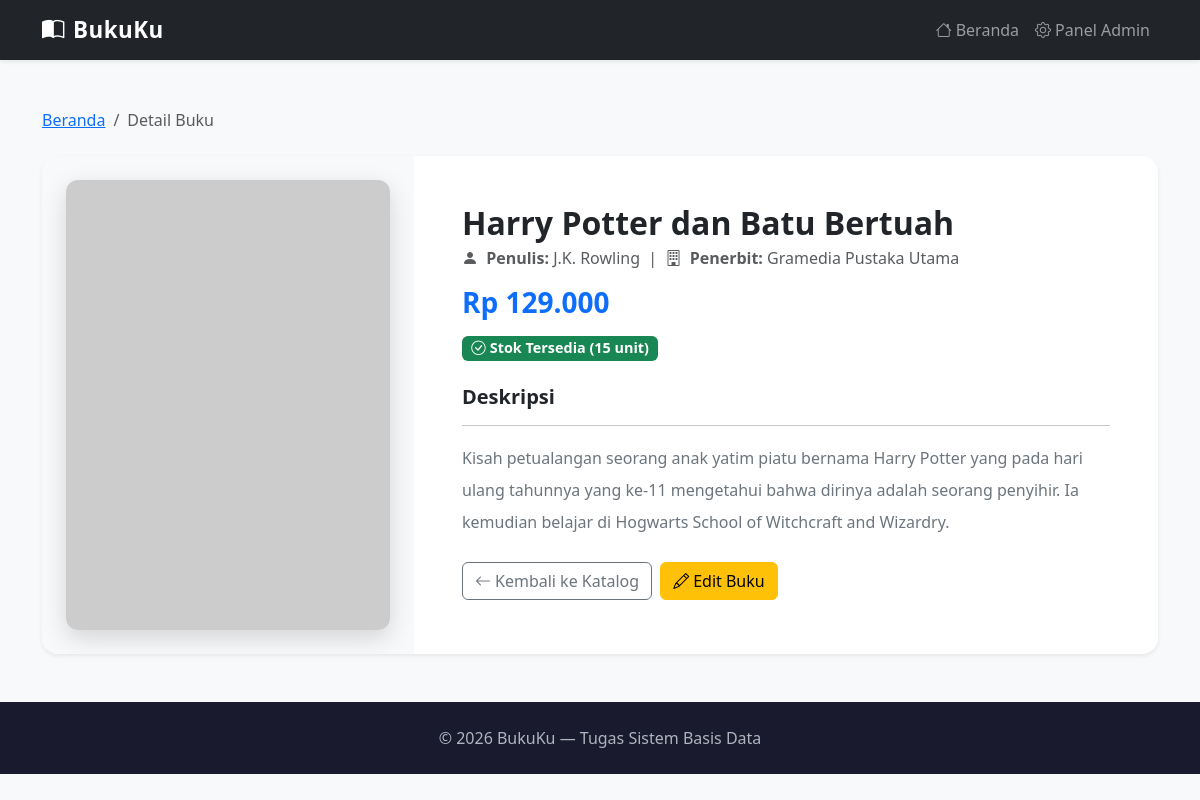
The page /detail.php?id=5 on the database its author committed.
### tables this page shows
CREATE TABLE IF NOT EXISTS buku (
    id       INT(11)        NOT NULL AUTO_INCREMENT,
    judul    VARCHAR(150)   NOT NULL,
    penulis  VARCHAR(100)   NOT NULL,
    penerbit VARCHAR(100)   NOT NULL,
    harga    DECIMAL(12,0)  NOT NULL DEFAULT 0,
    stok     INT(11)        NOT NULL DEFAULT 0,
    deskripsi TEXT,
    cover    VARCHAR(255)   DEFAULT NULL,
    PRIMARY KEY (id)
);

### detail.php (the view, shortened to what this page needs)
<?php
require_once 'config/koneksi.php';
$id = isset($_GET['id']) ? (int) $_GET['id'] : 0;
$stmt = $koneksi->prepare("SELECT * FROM buku WHERE id = ? LIMIT 1");
$stmt->bind_param("i", $id);
$stmt->execute();
$result = $stmt->get_result();
$buku = $result->fetch_assoc();
?>
<!DOCTYPE html>
<html lang="id">
<head>
    <link href="https://cdn.jsdelivr.net/npm/bootstrap@5.3.3/dist/css/bootstrap.min.css" rel="stylesheet">
    <link href="https://cdn.jsdelivr.net/npm/bootstrap-icons@1.11.3/font/bootstrap-icons.min.css" rel="stylesheet">
    <link href="assets/css/style.css" rel="stylesheet">
</head>
<body>
    <nav class="navbar navbar-expand-lg navbar-dark bg-dark sticky-top shadow-sm">
        <div class="container">
            <a class="navbar-brand" href="index.php">
                <i class="bi bi-book-half me-2"></i>BukuKu
            </a>
            <div class="collapse navbar-collapse">
                <ul class="navbar-nav ms-auto">
                    <li class="nav-item">
                        <a class="nav-link" href="index.php"><i class="bi bi-house me-1"></i>Beranda</a>
                    </li>
                    <li class="nav-item">
                        <a class="nav-link" href="admin/index.php"><i class="bi bi-gear me-1"></i>Panel Admin</a>
                    </li>
                </ul>
            </div>
        </div>
    </nav>
    <main class="container my-5">
        <nav aria-label="breadcrumb" class="mb-4">
            <ol class="breadcrumb">
                <li class="breadcrumb-item"><a href="index.php">Beranda</a></li>
                <li class="breadcrumb-item active" aria-current="page">Detail Buku</li>
            </ol>
        </nav>
        <div class="card border-0 shadow-sm rounded-4 overflow-hidden">
            <div class="row g-0">
                <div class="col-md-4 bg-light d-flex align-items-center justify-content-center p-4">
                    <img
                        src="<?= $buku['cover'] ? htmlspecialchars($buku['cover']) : 'https://via.placeholder.com/300x420?text=No+Cover' ?>"
                        class="detail-cover img-fluid"
                        alt="Cover <?= htmlspecialchars($buku['judul']) ?>"
                        onerror="this.src='https://via.placeholder.com/300x420?text=No+Cover'"
                    >
                </div>
                <div class="col-md-8">
                    <div class="card-body p-4 p-md-5">
                        <h2 class="card-title fw-bold mb-1"><?= htmlspecialchars($buku['judul']) ?></h2>
                        <p class="text-muted mb-3">
                            <i class="bi bi-person-fill me-1"></i>
                            <strong>Penulis:</strong> <?= htmlspecialchars($buku['penulis']) ?>
                            &nbsp;|&nbsp;
                            <i class="bi bi-building me-1"></i>
                            <strong>Penerbit:</strong> <?= htmlspecialchars($buku['penerbit']) ?>
                        </p>
                        <h3 class="text-primary fw-bold mb-3">
                            Rp <?= number_format($buku['harga'], 0, ',', '.') ?>
                        </h3>
                        <div class="mb-4">
                            <?php if ($buku['stok'] > 10): ?>
                                <span class="badge bg-success badge-stok">
                                    <i class="bi bi-check-circle me-1"></i>Stok Tersedia (<?= $buku['stok'] ?> unit)
                                </span>
                            <?php elseif ($buku['stok'] > 0): ?>
                                <span class="badge bg-warning text-dark badge-stok">
                                    <i class="bi bi-exclamation-triangle me-1"></i>Stok Terbatas (<?= $buku['stok'] ?> unit)
                                </span>
                            <?php else: ?>
                                <span class="badge bg-danger badge-stok">
                                    <i class="bi bi-x-circle me-1"></i>Stok Habis
                                </span>
                            <?php endif; ?>
                        </div>
                        <h5 class="fw-bold">Deskripsi</h5>
                        <hr>
                        <p class="card-text text-secondary lh-lg">
                            <?= nl2br(htmlspecialchars($buku['deskripsi'] ?? 'Tidak ada deskripsi tersedia.')) ?>
                        </p>
                        <div class="d-flex gap-2 mt-4 flex-wrap">
                            <a href="index.php" class="btn btn-outline-secondary">
                                <i class="bi bi-arrow-left me-1"></i>Kembali ke Katalog
                            </a>
                            <a href="admin/edit.php?id=<?= $buku['id'] ?>" class="btn btn-warning">
                                <i class="bi bi-pencil me-1"></i>Edit Buku
                            </a>
                        </div>
                    </div>
                </div>
            </div>
        </div>
    </main>
    <footer class="text-center mt-auto">
        <div class="container">
            <p class="mb-0">&copy; <?= date('Y') ?> BukuKu &mdash; Tugas Sistem Basis Data</p>
        </div>
    </footer>
</body>
</html>

### assets/css/style.css (style rules this page uses)
body { background-color: #f8f9fa; font-family: 'Segoe UI', Tahoma, Geneva, Verdana, sans-serif; }
.navbar-brand { font-weight: 700; font-size: 1.4rem; letter-spacing: 0.5px; }
.detail-cover { width: 100%; max-height: 450px; object-fit: cover; border-radius: 12px; box-shadow: 0 8px 24px rgba(0,0,0,0.15); }
.badge-stok { font-size: 0.9rem; }
footer { background-color: #1a1a2e; color: #adb5bd; padding: 24px 0; }

### rows shown on the page
buku: judul "Harry Potter dan Batu Bertuah", penulis "J.K. Rowling", penerbit "Gramedia Pustaka Utama", harga "129.000", stok "15", deskripsi "Kisah petualangan seorang anak yatim piatu bernama Harry Potter yang pada hari ulang tahunnya yang ke-11 mengetahui bahwa dirinya adalah seorang penyihir. Ia kemudian belajar di Hogwarts School of Witchcraft and Wizardry."
